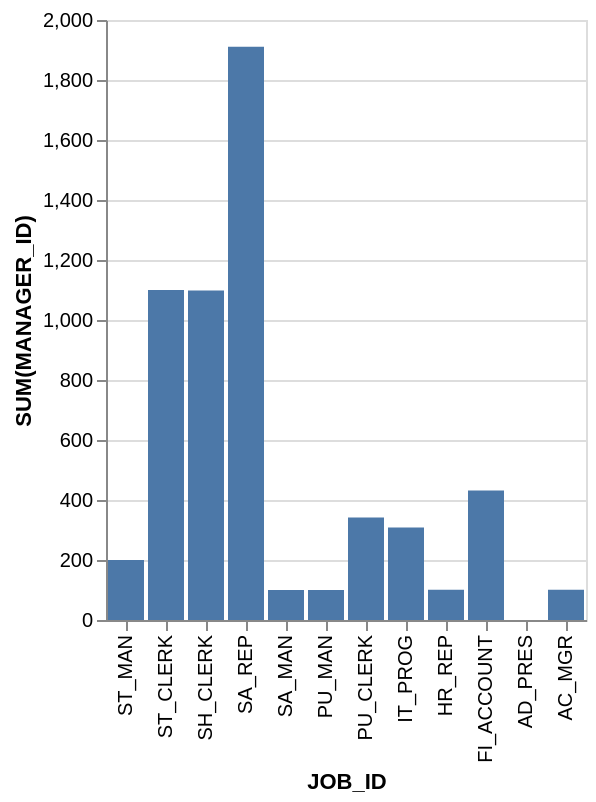

Describe this chart as a Vega-Lite specification.
### Vega-Lite specification from a JSON file in a GitHub repository (floating-point values rounded to 4 significant figures)
{"data": {"values": [{"x_data": "ST_MAN", "y_data": 200}, {"x_data": "ST_CLERK", "y_data": 1100}, {"x_data": "SH_CLERK", "y_data": 1098}, {"x_data": "SA_REP", "y_data": 1911}, {"x_data": "SA_MAN", "y_data": 100}, {"x_data": "PU_MAN", "y_data": 100}, {"x_data": "PU_CLERK", "y_data": 342}, {"x_data": "IT_PROG", "y_data": 308}, {"x_data": "HR_REP", "y_data": 101}, {"x_data": "FI_ACCOUNT", "y_data": 432}, {"x_data": "AD_PRES", "y_data": 0}, {"x_data": "AC_MGR", "y_data": 101}]}, "mark": "bar", "encoding": {"x": {"field": "x_data", "type": "nominal", "title": "JOB_ID", "sort": "descending"}, "y": {"field": "y_data", "type": "quantitative", "title": "SUM(MANAGER_ID)"}}}
